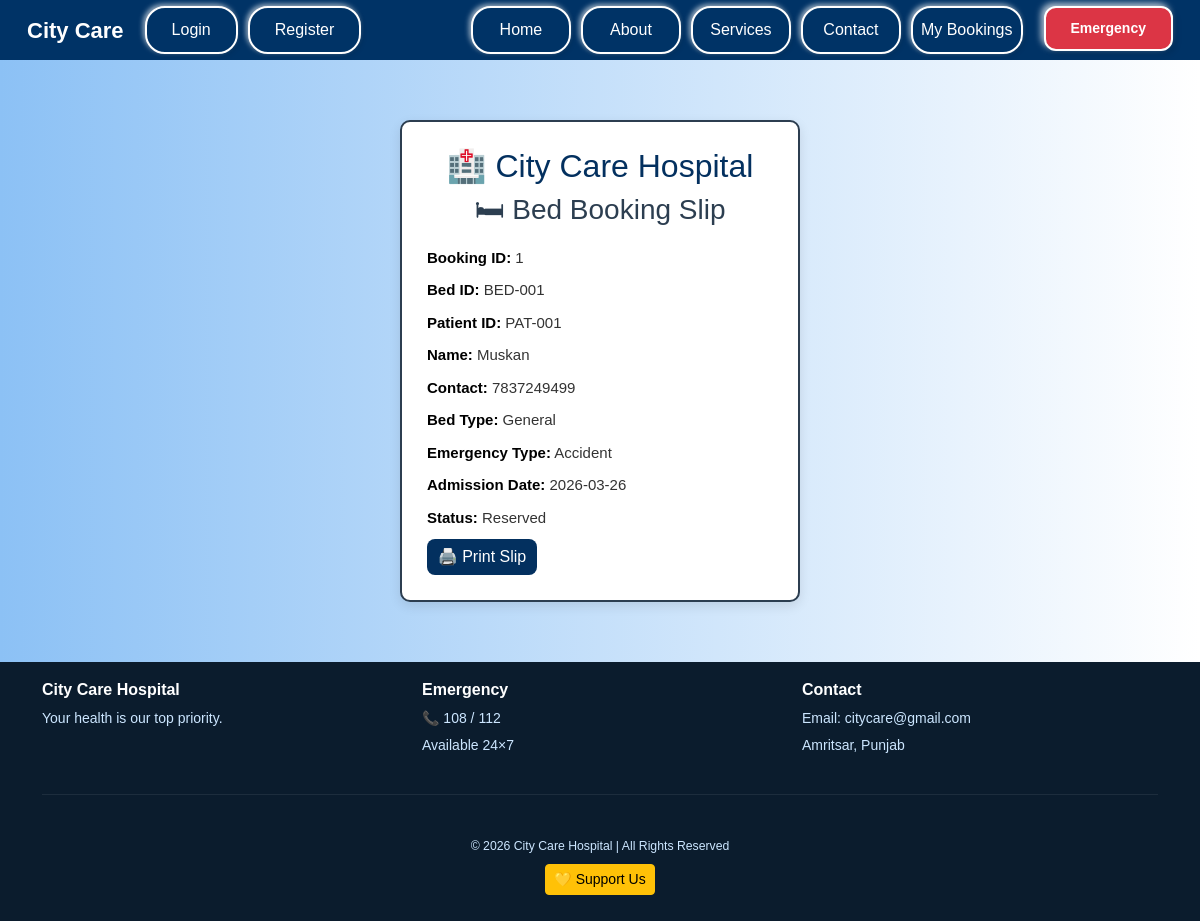
Page /bed_slip/1 on the committed database.
### main.py (models this page shows)
class BedBooking(db.Model):
    id = db.Column(db.Integer, primary_key=True)
    bed_id= db.Column(db.String(20))
    patient_id = db.Column(db.String(20))   # link
    patient_name = db.Column(db.String(100))   # ✅ ADD THIS
    contact_number = db.Column(db.String(20))  # ✅ ADD THIS
    bed_type = db.Column(db.String(50))
    admission_date = db.Column(db.Date)
    status = db.Column(db.String(50), default="Reserved")
    user_id = db.Column(db.Integer, db.ForeignKey('user.id'))
    emergency_type=db.Column(db.String(50))
    is_available = db.Column(db.Boolean,default=True)

### main.py (the view)
@app.route('/bed_slip/<int:id>')
def bed_slip(id):
    bed = BedBooking.query.get_or_404(id)
    return render_template('bed_slip.html', bed=bed)

### templates/bed_slip.html (shortened to what this page needs)
{% extends "base.html" %}
{% block content %}
<html lang="en">
<head>
    <link rel="stylesheet" href="{{ url_for('static', filename='css/style.css') }}">
</head>
<body>
    <div class="slip">
        <h2 style="text-align:center; color:#03305f;">
            🏥 City Care Hospital
        </h2>
        <h3>🛏 Bed Booking Slip</h3>
        <p><strong>Booking ID:</strong> {{ bed.id }}</p>
        <p><strong>Bed ID:</strong> {{ bed.bed_id }}</p>
        <p><strong>Patient ID:</strong> {{ bed.patient_id }}</p>
        <p><strong>Name:</strong> {{ bed.patient_name }}</p>
        <p><strong>Contact:</strong> {{ bed.contact_number }}</p>
        <p><strong>Bed Type:</strong> {{ bed.bed_type }}</p>
        <p><strong>Emergency Type:</strong> {{ bed.emergency_type }}</p>
        <p><strong>Admission Date:</strong> {{ bed.admission_date }}</p>
        <p><strong>Status:</strong> {{ bed.status }}</p>
        <div class="btn-group">
            <button class="btnslip" onclick="window.print()">🖨️ Print Slip</button>
        </div>
    </div>
</body>
</html>
{% endblock %}

### static/css/style.css (style rules this page uses)
body { background-color:#a0f0f0d3 ; }
body { margin: 0; padding: 0; font-family: Arial, Helvetica, sans-serif; background: linear-gradient(to right, #8cc1f5, #ffffff); }
.slip { width: 400px; margin: 60px auto; padding: 25px; border-radius: 10px; background: #ffffff; border: 2px solid #2c3e50; box-shadow: 0 4px 12px rgba(0,0,0,0.1); }
.slip h3 { text-align: center; color: #2c3e50; margin-bottom: 20px; }
.slip p { font-size: 15px; margin: 10px 0; color: #333; }
.slip strong { color: #000; }
.btnslip { width: 110px; padding: 6px; background-color:#03305f; color: white; border: none; border-radius: 8px; font-size: 16px; cursor: pointer; }

### rows in the picture
BedBooking: id "1", bed_id "BED-001", patient_id "PAT-001", patient_name "Muskan", contact_number "7837249499", bed_type "General", emergency_type "Accident", admission_date "2026-03-26", status "Reserved"
